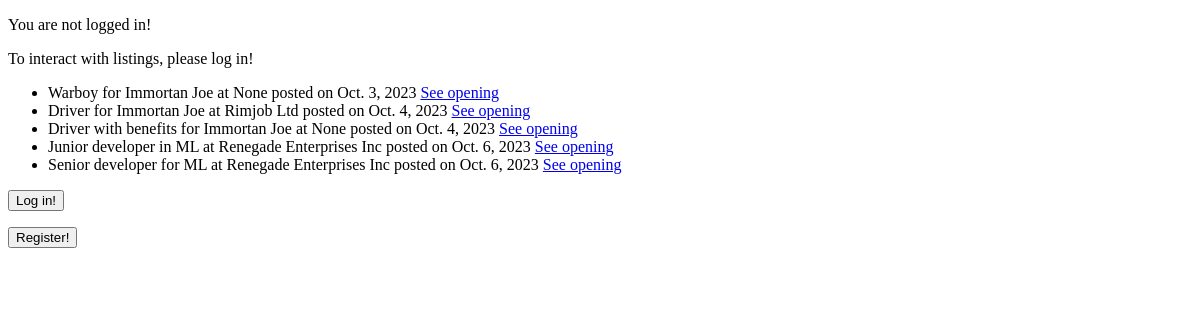
Page /board/front/ on the earlier database version.
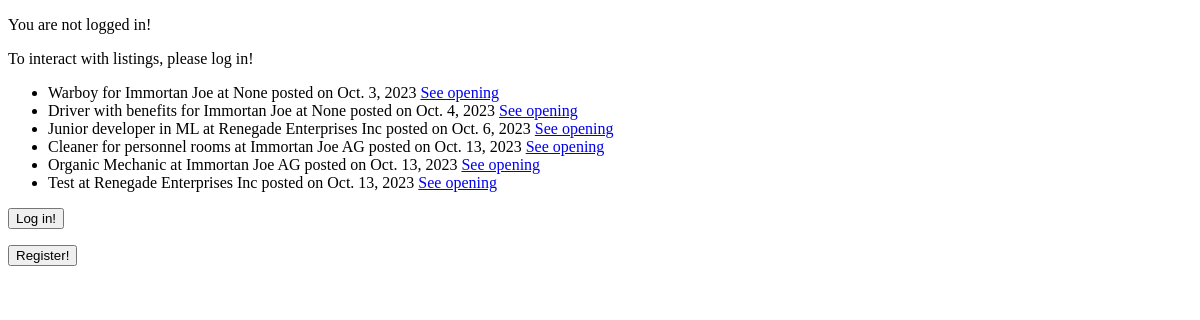
Same page on the later database version.
### board/models.py (models this page shows, shortened)
class JobPosition(models.Model):
    job_user = models.ForeignKey(User, on_delete=models.CASCADE)
    job_id = models.AutoField(primary_key=True)
    job_title = models.CharField(max_length=100)
    job_email = models.EmailField(blank=True, max_length=100)
    job_source = models.CharField(null=True, max_length=100)
    job_desc = models.TextField(max_length=500)
    job_field = models.CharField(max_length=100)
    job_skills = models.TextField(max_length=500)
    job_date = models.DateField(auto_now=True)
    job_about = models.TextField(blank=True, max_length=500)
    published = models.BooleanField(default=True, help_text="Untick to save as draft")

### board/views.py (the view)
# urls.py: path("front/", views.front, name="front"), #front page of the job board.
def front(request):
    job_list = JobPosition.objects.filter(published=True).order_by("job_date") #shows only posts which are not drafts
    context = {"job_list" : job_list}
    return render(request, "board/front.html", context)

### board/templatetags/board_extras.py (called while the page is built)
@register.filter(name="has_group2")
def has_group2(user, Seeker):
    group = Group.objects.get(name=Seeker)
    return True if group in user.groups.all() else False

### board/templates/board/front.html (shortened to what this page needs)
{% extends 'base.html' %}
{% load board_extras %}
    {% block content1 %}
    {% if user.is_authenticated %}
        Hi  {{user.username}} !
        {% if request.user|has_group2:"Seeker" %}
        <p><a href="{% url 'board:seekerview' %}">Profile</a></p>
        {% elif request.user|has_group1:"Jobless" %}
        <p><a href="{% url 'board:userhome' %}">Profile</a></p>
        {% endif %}
        <p><a href="{% url 'board:logout' %}">Log Out!</a></p>
    {% else %}
        <p> You are not logged in!</p>
        <p> To interact with listings, please log in! </p>
    {% endif %}
    {% endblock %}
    {% block content %}
    {% if job_list %}
    <ul>
        {% for i in job_list %}
            <li> {{i.job_title}} at {{i.job_source}} posted on {{i.job_date}}
                {%if request.user|has_group2:"Seeker" %} <a href="/board/seekeroneview/{{i.job_id}}"> See opening </a> {% else %} <a href="/board/front/{{i.job_id}}"> See opening </a> {% endif %} </li>
        {% endfor %}
    </ul>
    {% else %}
        <p> No job listings found.</p>
    {% endif %}
    {% endblock %}
    {%block content2 %}
    {% if user.is_anonymous %}
    <p> <a href="{% url 'board:login' %}">
        <button>Log in!</button></a>
    </p>
    <p>
    <a href="{% url 'board:register' %}">
        <button>Register!</button>
    </a>
    </p>
    {% endif %}
    {% endblock %}

### board/templates/board/base.html (shortened to what this page needs)
<!DOCTYPE html>
<html lang="en-US">
<head>
</head>
<body>
  <main>
    {% block content1 %}
    {% endblock %}
    {% block content %}
    {% endblock %}
    {% block content2 %}
    {% endblock %}
  </main>
</body>
</html>

Differences in the rows shown:
no longer on this page (row edited): JobPosition: job_title "Driver for Immortan Joe", job_source "Rimjob Ltd", job_date "Oct. 4, 2023"
no longer on this page (row edited): JobPosition: job_title "Senior developer for ML", job_source "Renegade Enterprises Inc", job_date "Oct. 6, 2023"
added JobPosition: job_title "Cleaner for personnel rooms", job_source "Immortan Joe AG", job_date "Oct. 13, 2023"
added JobPosition: job_title "Organic Mechanic", job_source "Immortan Joe AG", job_date "Oct. 13, 2023"
added JobPosition: job_title "Test", job_source "Renegade Enterprises Inc", job_date "Oct. 13, 2023"
